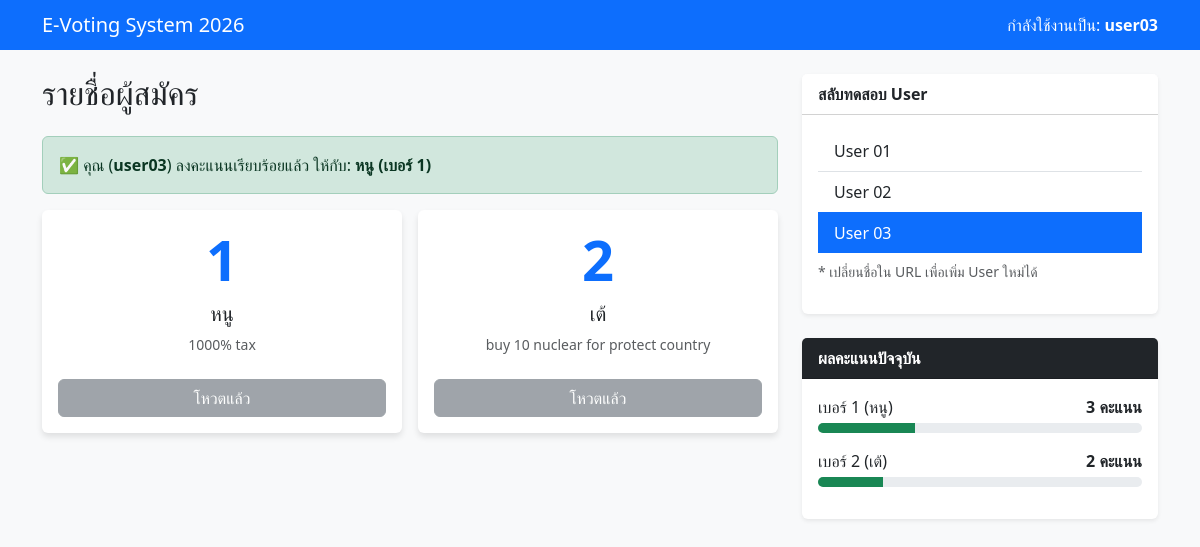
The app's page /user03/ with its own data.
### election/models.py (models this page shows, shortened)
class Vote(models.Model):
    candidate = models.ForeignKey(Candidate, on_delete=models.CASCADE)
    voter_name = models.CharField(max_length=50)
    voted_at = models.DateTimeField(auto_now_add=True)
    class Meta:
        unique_together = ('voter_name',)

class Candidate(models.Model):
    name = models.CharField(max_length=100)
    number = models.IntegerField(unique=True)
    policy = models.TextField()

### election/views.py (the view)
# urls.py: path('<str:username>/', views.index, name='index'),
def index(request, username):
    candidates = Candidate.objects.all()
    has_voted = Vote.objects.filter(voter_name=username).exists()
    my_vote = Vote.objects.filter(voter_name=username).first()
    results = Candidate.objects.annotate(total_votes=Count('vote'))
    return render(request, 'election/index.html', {
        'username': username,
        'candidates': candidates,
        'has_voted': has_voted,
        'my_vote': my_vote,
        'results': results
    })

### election/templates/election/index.html (shortened to what this page needs)
<!DOCTYPE html>
<html lang="th">
<head>
    <link href="https://cdn.jsdelivr.net/npm/bootstrap@5.3.0/dist/css/bootstrap.min.css" rel="stylesheet">
</head>
<body>
<nav class="navbar navbar-dark bg-primary mb-4">
    <div class="container">
        <span class="navbar-brand mb-0 h1">E-Voting System 2026</span>
        <span class="text-white">กำลังใช้งานเป็น: <strong>{{ username }}</strong></span>
    </div>
</nav>
<div class="container">
    <div class="row">
        <div class="col-md-8">
            <h2 class="mb-4">รายชื่อผู้สมัคร</h2>
            {% if has_voted %}
                <div class="alert alert-success d-flex align-items-center" role="alert">
                    <div>
                        ✅ คุณ (<strong>{{ username }}</strong>) ลงคะแนนเรียบร้อยแล้ว ให้กับ:
                        <strong>{{ my_vote.candidate.name }} (เบอร์ {{ my_vote.candidate.number }})</strong>
                    </div>
                </div>
            {% endif %}
            <div class="row g-3">
                {% for c in candidates %}
                <div class="col-md-6">
                    <div class="card candidate-card h-100">
                        <div class="card-body text-center">
                            <h1 class="display-4 text-primary fw-bold">{{ c.number }}</h1>
                            <h5 class="card-title">{{ c.name }}</h5>
                            <p class="card-text text-muted small">{{ c.policy }}</p>
                            {% if not has_voted %}
                                <a href="{% url 'vote' username c.id %}" class="btn btn-outline-primary w-100 mt-2">ลงคะแนน</a>
                            {% else %}
                                <button class="btn btn-secondary w-100 mt-2" disabled>โหวตแล้ว</button>
                            {% endif %}
                        </div>
                    </div>
                </div>
                {% endfor %}
            </div>
        </div>
        <div class="col-md-4">
            <div class="card mb-4 border-0 shadow-sm">
                <div class="card-header bg-white fw-bold">สลับทดสอบ User</div>
                <div class="card-body">
                    <div class="list-group list-group-flush">
                        <a href="/user01/" class="list-group-item list-group-item-action {% if username == 'user01' %}active{% endif %}">User 01</a>
                        <a href="/user02/" class="list-group-item list-group-item-action {% if username == 'user02' %}active{% endif %}">User 02</a>
                        <a href="/user03/" class="list-group-item list-group-item-action {% if username == 'user03' %}active{% endif %}">User 03</a>
                    </div>
                    <p class="text-muted small mt-2">* เปลี่ยนชื่อใน URL เพื่อเพิ่ม User ใหม่ได้</p>
                </div>
            </div>
            <div class="card border-0 shadow-sm">
                <div class="card-header bg-dark text-white fw-bold">ผลคะแนนปัจจุบัน</div>
                <div class="card-body">
                    {% for r in results %}
                    <div class="mb-3">
                        <div class="d-flex justify-content-between mb-1">
                            <span>เบอร์ {{ r.number }} ({{ r.name }})</span>
                            <span class="fw-bold">{{ r.total_votes }} คะแนน</span>
                        </div>
                        <div class="progress" style="height: 10px;">
                            <div class="progress-bar bg-success" role="progressbar" style="width: {{ r.total_votes }}0%"></div>
                        </div>
                    </div>
                    {% endfor %}
                </div>
            </div>
        </div>
    </div>
</div>
</body>
</html>

### election/templates/election/index.html (style rules this page uses)
body { background-color: #f8f9fa; }
.candidate-card { transition: transform 0.2s; border: none; box-shadow: 0 4px 6px rgba(0,0,0,0.1); }

### records on screen
Vote: voter_name "user03", candidate.name "หนู", candidate.number "1"
Candidate: number "1", name "หนู", policy "1000% tax", total_votes "3"
Candidate: number "2", name "เต้", policy "buy 10 nuclear for protect country", total_votes "2"
